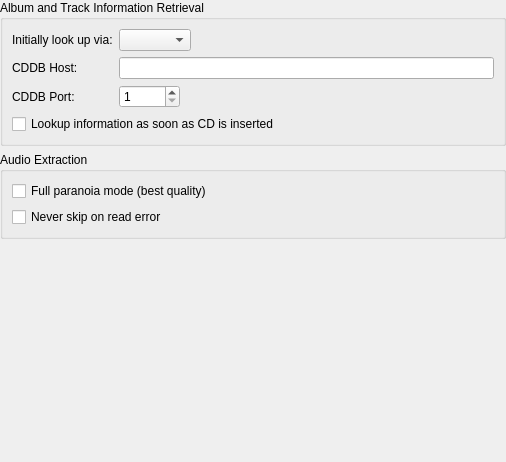
<?xml version="1.0" encoding="UTF-8"?>
<ui version="4.0">
 <class>AudioCdSettings</class>
 <widget class="QWidget" name="AudioCdSettings">
  <property name="geometry">
   <rect>
    <x>0</x>
    <y>0</y>
    <width>506</width>
    <height>462</height>
   </rect>
  </property>
  <layout class="QVBoxLayout" name="verticalLayout">
   <property name="leftMargin">
    <number>0</number>
   </property>
   <property name="topMargin">
    <number>0</number>
   </property>
   <property name="rightMargin">
    <number>0</number>
   </property>
   <property name="bottomMargin">
    <number>0</number>
   </property>
   <item>
    <widget class="QGroupBox" name="groupBox">
     <property name="title">
      <string>Album and Track Information Retrieval</string>
     </property>
     <layout class="QFormLayout" name="formLayout">
      <property name="fieldGrowthPolicy">
       <enum>QFormLayout::ExpandingFieldsGrow</enum>
      </property>
      <item row="1" column="0">
       <widget class="BuddyLabel" name="cdLookupLabel">
        <property name="text">
         <string>Initially look up via:</string>
        </property>
        <property name="buddy">
         <cstring>cdLookup</cstring>
        </property>
       </widget>
      </item>
      <item row="1" column="1">
       <widget class="QComboBox" name="cdLookup"/>
      </item>
      <item row="2" column="0">
       <widget class="BuddyLabel" name="cddbHostLabel">
        <property name="text">
         <string>CDDB Host:</string>
        </property>
        <property name="buddy">
         <cstring>cddbHost</cstring>
        </property>
       </widget>
      </item>
      <item row="2" column="1">
       <widget class="LineEdit" name="cddbHost"/>
      </item>
      <item row="3" column="0">
       <widget class="BuddyLabel" name="cddbPortLabel">
        <property name="text">
         <string>CDDB Port:</string>
        </property>
        <property name="buddy">
         <cstring>cddbPort</cstring>
        </property>
       </widget>
      </item>
      <item row="3" column="1">
       <widget class="QSpinBox" name="cddbPort">
        <property name="minimum">
         <number>1</number>
        </property>
        <property name="maximum">
         <number>65535</number>
        </property>
       </widget>
      </item>
      <item row="4" column="0" colspan="2">
       <widget class="QCheckBox" name="cdAuto">
        <property name="text">
         <string>Lookup information as soon as CD is inserted</string>
        </property>
       </widget>
      </item>
     </layout>
    </widget>
   </item>
   <item>
    <widget class="QGroupBox" name="groupBox_2">
     <property name="title">
      <string>Audio Extraction</string>
     </property>
     <layout class="QVBoxLayout" name="verticalLayout_2">
      <item>
       <widget class="QCheckBox" name="paranoiaFull">
        <property name="text">
         <string>Full paranoia mode (best quality)</string>
        </property>
       </widget>
      </item>
      <item>
       <widget class="QCheckBox" name="paranoiaNeverSkip">
        <property name="text">
         <string>Never skip on read error</string>
        </property>
       </widget>
      </item>
     </layout>
    </widget>
   </item>
   <item>
    <spacer name="verticalSpacer">
     <property name="orientation">
      <enum>Qt::Vertical</enum>
     </property>
     <property name="sizeHint" stdset="0">
      <size>
       <width>20</width>
       <height>3</height>
      </size>
     </property>
    </spacer>
   </item>
  </layout>
 </widget>
 <customwidgets>
  <customwidget>
   <class>BuddyLabel</class>
   <extends>QLabel</extends>
   <header>support/buddylabel.h</header>
  </customwidget>
  <customwidget>
   <class>LineEdit</class>
   <extends>QLineEdit</extends>
   <header>support/lineedit.h</header>
  </customwidget>
 </customwidgets>
 <resources/>
 <connections/>
</ui>
